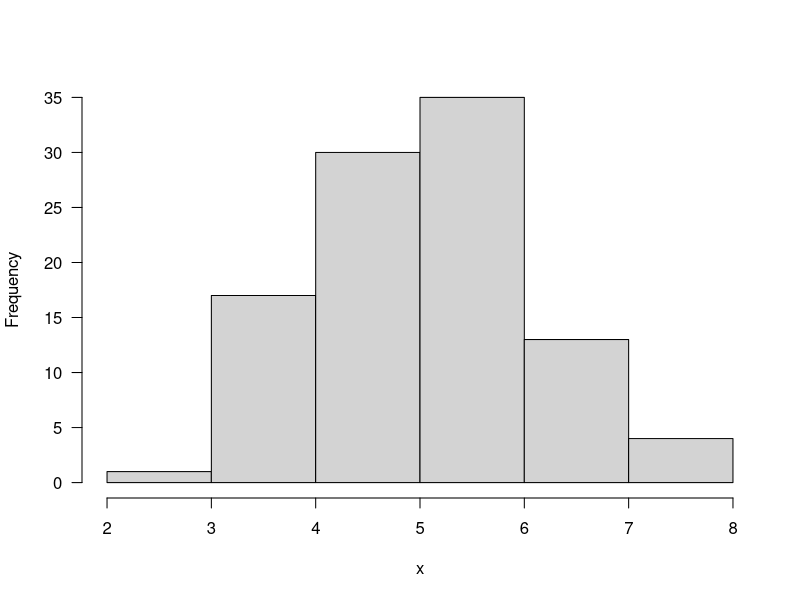
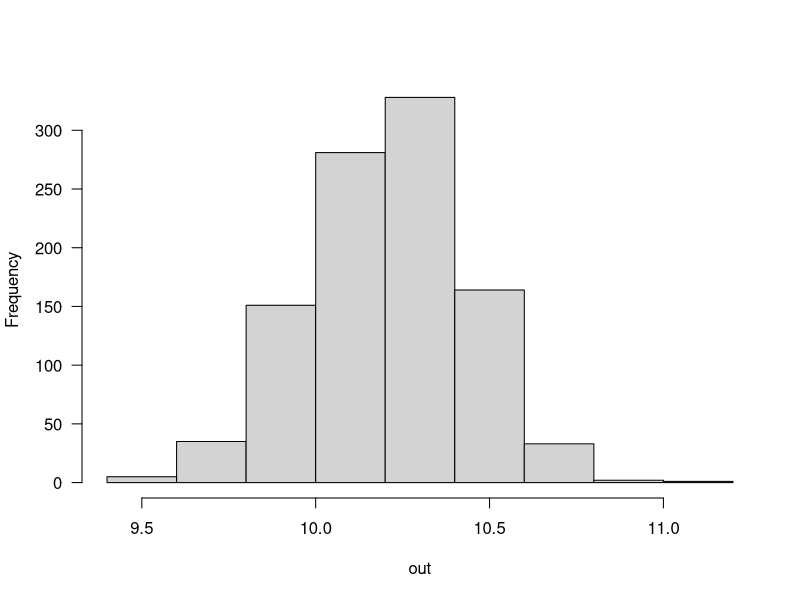

These figures' R source, in order:
## ---- chunk 1
knitr::opts_chunk$set(echo = TRUE)
## ---- chunk 2
x <- rnorm(n=100, mean=5,sd=1)
mean(x)
sd(x)
hist(x,las=1,main = "")

set.seed(1)
x <- rnorm(50,10,2)
se_x <- sqrt(var(x)/length(x))

out = NULL
outcv = NULL
for(i in 1:1000){
sample = sample(x, replace=TRUE)
out[i] = mean(sample)
outcv[i] = sqrt(sd(sample)/mean(sample))
}

hist(out,las=1,main="")
sd(out)
quantile(out,c(0.025,0.975))
#or
mean(x) - 1.96*se_x
mean(x) + 1.96*se_x
## ---- chunk 3
cv <- sqrt(sd(x)/mean(x))
cv_out <- sqrt(sd(out)/mean(out))


outcv = NULL
for(i in 1:1000){
sample = sample(x, replace=TRUE)
outcv[i] = sd(sample)/mean(sample)
}

quantile(outcv,c(0.025,0.975))

